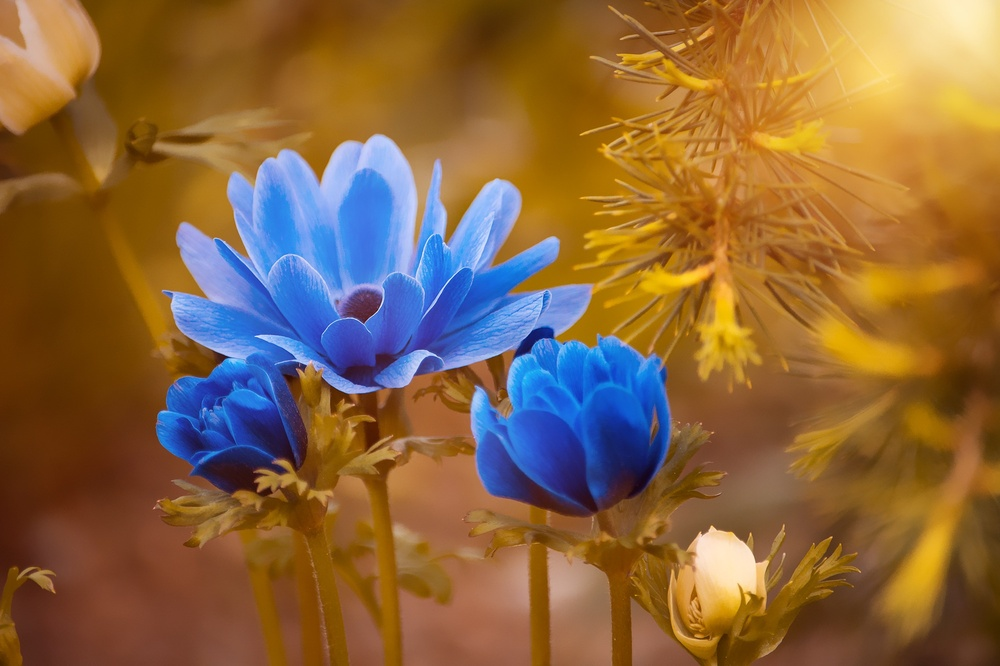
#> input picture flower.jpg, 1000 x 666 px, shrunk from 2000 x 1333 before the run
$ jupyter execute --allow-errors TB_2_Transformasi_Fourier.ipynb
#> lines starting #> are read from the running program, lines starting #| are printed output that depends on the picture
[cell 1]
import cv2
import numpy as np
from matplotlib import pyplot as plt

[cell 2]
img = cv2.imread('flower.jpg')
#> img is the input picture: shape (666, 1000, 3); mean B, G, R 62.6, 101.8, 137.9
f = np.fft.fft2(img)
fshift = np.fft.fftshift(f)
magnitude_spectrum = 20*np.log(np.abs(fshift))
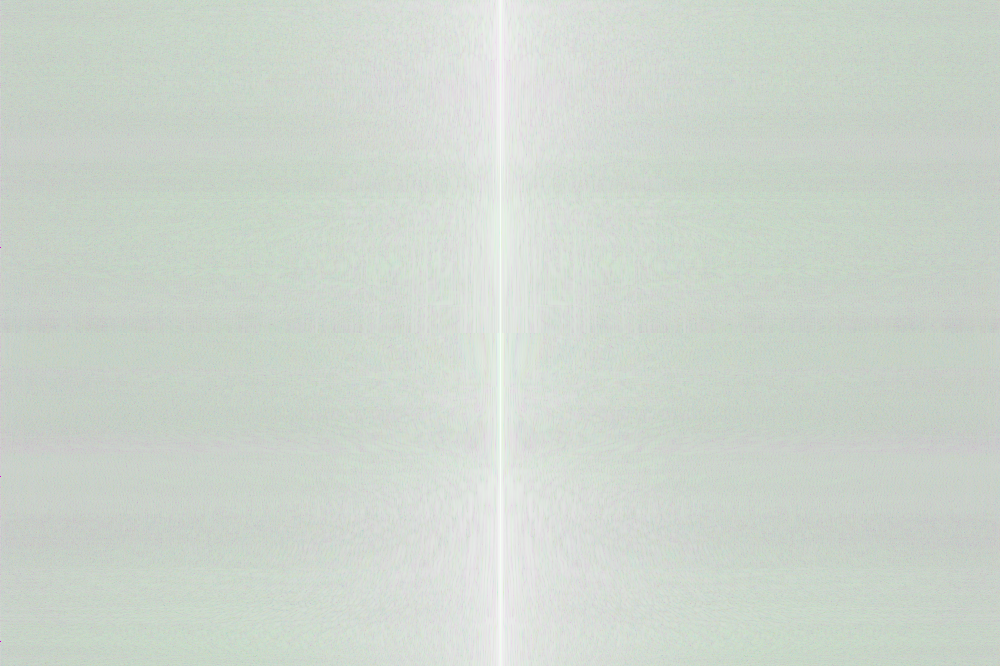
#> magnitude_spectrum: shape (666, 1000, 3) float64; mean of channels 0, 1, 2 88, 117.3, 88; drawn with min black and max white

plt.subplot(121),plt.imshow(img, cmap = 'gray')
plt.title('Input Image'), plt.xticks([]), plt.yticks([])
plt.subplot(122),plt.imshow(magnitude_spectrum, cmap = 'gray')
plt.title('Magnitude Spectrum'), plt.xticks([]), plt.yticks([])
plt.show()
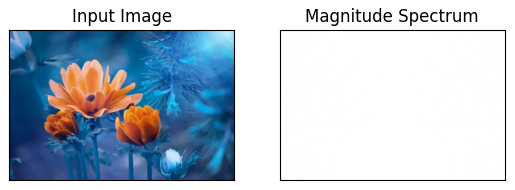
#> figure drawn by matplotlib, 2 panels; B, G, R data is drawn as R, G, B
